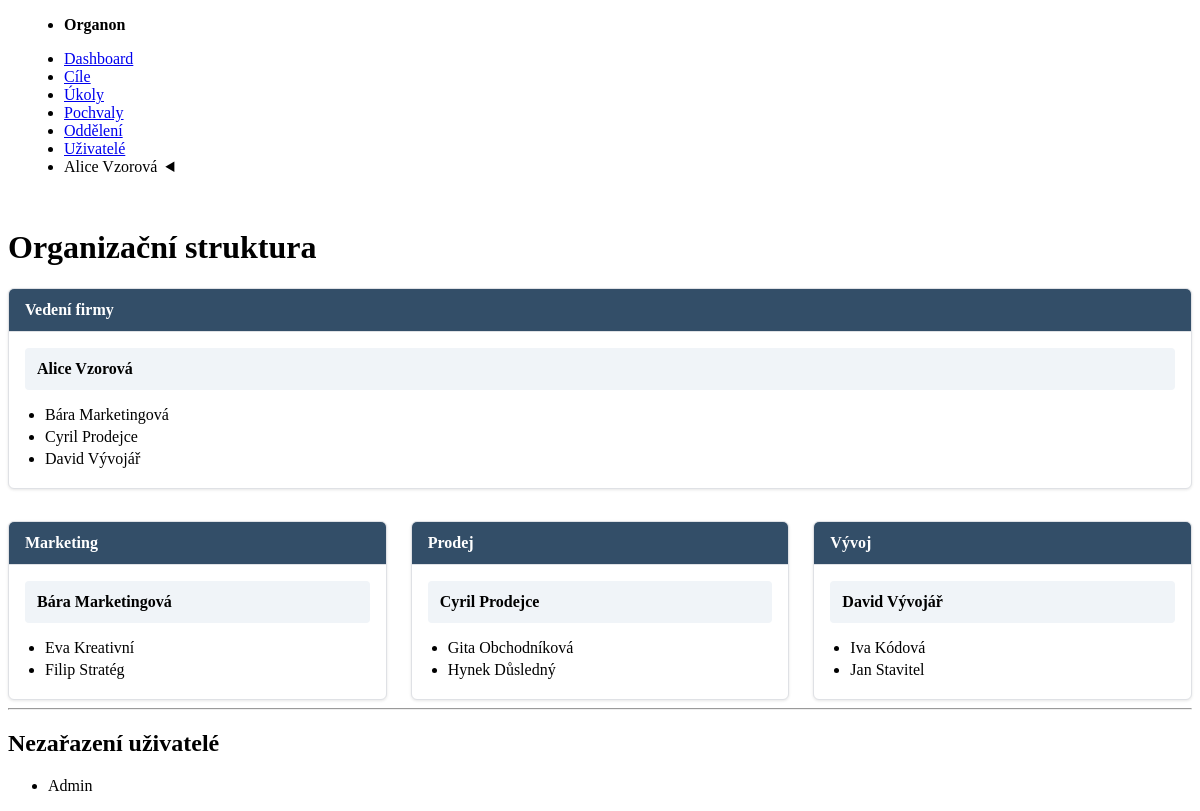
Page /index.php?page=dashboard (signed in) on the committed database.
### tables this page shows
CREATE TABLE users (
            id INTEGER PRIMARY KEY AUTOINCREMENT,
            username TEXT NOT NULL UNIQUE,
            email TEXT NOT NULL UNIQUE,
            password_hash TEXT NOT NULL,
            full_name TEXT NOT NULL,
            created_at TIMESTAMP DEFAULT CURRENT_TIMESTAMP
        );

### src/Auth.php (called while the page is built, shortened)
<?php
require_once __DIR__ . '/Database.php';
class Auth
{
    private ?array $user = null;
    public function __construct()
    {
        if ($this->check()) {
            $this->user = $_SESSION['user'];
        }
    }
    public function check(): bool
    {
        return isset($_SESSION['user']);
    }
    public function user(): ?array
    {
        return $this->user;
    }
}

### src/Database.php (called while the page is built, shortened)
<?php
class Database
{
    private static ?PDO $instance = null;
    public static function getInstance(): PDO
    {
        if (self::$instance === null) {
            $rootPath = realpath(__DIR__ . '/..');
            $dbPath = $rootPath . '/data/organon.db';
            try {
                self::$instance = new PDO('sqlite:' . $dbPath);
                self::$instance->setAttribute(PDO::ATTR_ERRMODE, PDO::ERRMODE_EXCEPTION);
                self::$instance->setAttribute(PDO::ATTR_DEFAULT_FETCH_MODE, PDO::FETCH_ASSOC);
                self::$instance->exec('PRAGMA foreign_keys = ON;');
            } catch (PDOException $e) {
                die("Database connection failed: " . $e->getMessage());
            }
        }
        return self::$instance;
    }
}

### src/Repository/DepartmentRepository.php (called while the page is built, shortened)
<?php
class DepartmentRepository
{
    private PDO $pdo;
    public function __construct()
    {
        $this->pdo = Database::getInstance();
    }
    public function findAll(): array
    {
        $sql = "
            SELECT
                d.id,
                d.name,
                d.parent_id,
                d.manager_id,
                u.full_name as manager_name,
                p.name as parent_name
            FROM departments d
            LEFT JOIN users u ON d.manager_id = u.id
            LEFT JOIN departments p ON d.parent_id = p.id
            ORDER BY d.name
        ";
        $stmt = $this->pdo->query($sql);
        return $stmt->fetchAll();
    }
}

### templates/dashboard.php (the view, shortened to what this page needs)
<?php
$pdo = Database::getInstance();
$departments = [];
foreach ($departmentRepo->findAll() as $dept) {
    $departments[$dept['id']] = $dept;
}
$users = [];
$stmt_users = $pdo->query("SELECT id, full_name FROM users");
while($user = $stmt_users->fetch(PDO::FETCH_ASSOC)) {
    $users[$user['id']] = $user;
}
$usersByDepartment = [];
$assignedUserIds = [];
$stmt_links = $pdo->query("SELECT user_id, department_id FROM user_departments");
while ($link = $stmt_links->fetch(PDO::FETCH_ASSOC)) {
    $usersByDepartment[$link['department_id']][] = $link['user_id'];
    $assignedUserIds[$link['user_id']] = true;
}
$unassignedUsers = [];
foreach ($users as $userId => $user) {
    if (!isset($assignedUserIds[$userId])) {
        $unassignedUsers[] = $user;
    }
}
function render_department_card($dept, $users, $usersByDepartment) {
    $managerName = $dept['manager_name'] ?? 'N/A';
    $memberIds = $usersByDepartment[$dept['id']] ?? [];
    ?>
    <div class="dept-card">
        <div class="dept-header">
            <?= htmlspecialchars($dept['name']) ?>
        </div>
        <div class="dept-body">
            <div class="dept-manager">
                <strong><?= htmlspecialchars($managerName) ?></strong>
            </div>
            <div class="dept-employees">
                <ul>
                    <?php
                    foreach ($memberIds as $userId) {
                        if ($userId != $dept['manager_id']) {
                            echo '<li>' . htmlspecialchars($users[$userId]['full_name']) . '</li>';
                        }
                    }
                    ?>
                </ul>
            </div>
        </div>
    </div>
    <?php
}
$rootDepts = [];
$childDepts = [];
foreach ($departments as $dept) {
    if (empty($dept['parent_id'])) {
        $rootDepts[] = $dept;
    } else {
        $childDepts[$dept['parent_id']][] = $dept;
    }
}
?>
<h1>Organizační struktura</h1>
<div class="org-container">
    <?php
    foreach ($rootDepts as $root) {
        render_department_card($root, $users, $usersByDepartment);
        $directSubDepts = $childDepts[$root['id']] ?? [];
        if (!empty($directSubDepts)) {
            echo '<div class="org-grid">';
            foreach ($directSubDepts as $subDept) {
                render_department_card($subDept, $users, $usersByDepartment);
            }
            echo '</div>';
        }
    }
    ?>
</div>
<hr>
<h2>Nezařazení uživatelé</h2>
<article>
    <?php if (empty($unassignedUsers)): ?>
        <p>Všichni uživatelé jsou zařazeni do oddělení.</p>
    <?php else: ?>
        <ul>
            <?php foreach ($unassignedUsers as $user): ?>
                <li><?= htmlspecialchars($user['full_name']) ?></li>
            <?php endforeach; ?>
        </ul>
    <?php endif; ?>
</article>

### public/index.php (shortened to what this page needs)
<?php
require_once __DIR__ . '/../src/Database.php';
require_once __DIR__ . '/../src/Auth.php';
require_once __DIR__ . '/../src/Repository/DepartmentRepository.php';
$auth = new Auth();
$departmentRepo = new DepartmentRepository();
$page = $_GET['page'] ?? 'dashboard';
if ($auth->check()){
    include __DIR__ . '/../templates/header.php';
}
switch ($page) {
    case 'dashboard':
        include __DIR__ . '/../templates/dashboard.php';
        break;
}
if ($auth->check()){
    include __DIR__ . '/../templates/footer.php';
}

### templates/header.php (shortened to what this page needs)
<?php
$user = $auth->user();
?>
<!DOCTYPE html>
<html lang="cs">
<head>
    <link rel="stylesheet" href="https://cdn.jsdelivr.net/npm/@picocss/pico@1/css/pico.min.css">
</head>
<body>
    <?php if ($auth->check()): ?>
    <nav>
        <ul>
            <li><strong>Organon</strong></li>
        </ul>
        <ul>
            <li><a href="index.php?page=dashboard">Dashboard</a></li>
            <li><a href="index.php?page=goals">Cíle</a></li>
            <li><a href="index.php?page=action_items">Úkoly</a></li>
            <li><a href="index.php?page=recognitions">Pochvaly</a></li>
            <li><a href="index.php?page=departments">Oddělení</a></li>
            <li><a href="index.php?page=users">Uživatelé</a></li>
            <li>
                <details role="list" dir="rtl">
                    <summary aria-haspopup="listbox" role="link"><?= htmlspecialchars($user['full_name']) ?></summary>
                </details>
            </li>
        </ul>
    </nav>
    <?php endif; ?>
    <main class="container">

### templates/footer.php
    </main>
</body>
</html>

### templates/header.php (style rules this page uses)
body > nav { padding-left: 1rem; padding-right: 1rem; }
.container { padding-top: 1rem; }

### templates/dashboard.php (style rules this page uses)
.org-container { display: flex; flex-direction: column; gap: 2rem; }
.org-grid { display: flex; flex-wrap: wrap; gap: 1.5rem; }
.dept-card { border: 1px solid #dfe1e5; border-radius: 6px; flex: 1; min-width: 280px; background-color: #fff; box-shadow: 0 1px 3px rgba(0,0,0,0.1); overflow: hidden; }
.dept-header { background-color: #334e68; color: white; padding: 0.75rem 1rem; font-weight: bold; border-bottom: 1px solid #dfe1e5; }
.dept-body { padding: 1rem; }
.dept-manager { background-color: #f0f4f8; padding: 0.75rem; border-radius: 4px; margin-bottom: 1rem; }
.dept-employees ul { margin: 0; padding-left: 1.25rem; }
.dept-employees li { margin-bottom: 0.25rem; }

### rows in the picture
users: name "Vedení firmy", full_name "Alice Vzorová", full_name "Bára Marketingová", full_name "Cyril Prodejce", full_name "David Vývojář"
users: name "Marketing", full_name "Bára Marketingová", full_name "Eva Kreativní", full_name "Filip Stratég"
users: name "Prodej", full_name "Cyril Prodejce", full_name "Gita Obchodníková", full_name "Hynek Důsledný"
users: name "Vývoj", full_name "David Vývojář", full_name "Iva Kódová", full_name "Jan Stavitel"
users: full_name "Admin"

### other values in the picture
$user['full_name'] "Alice Vzorová"
